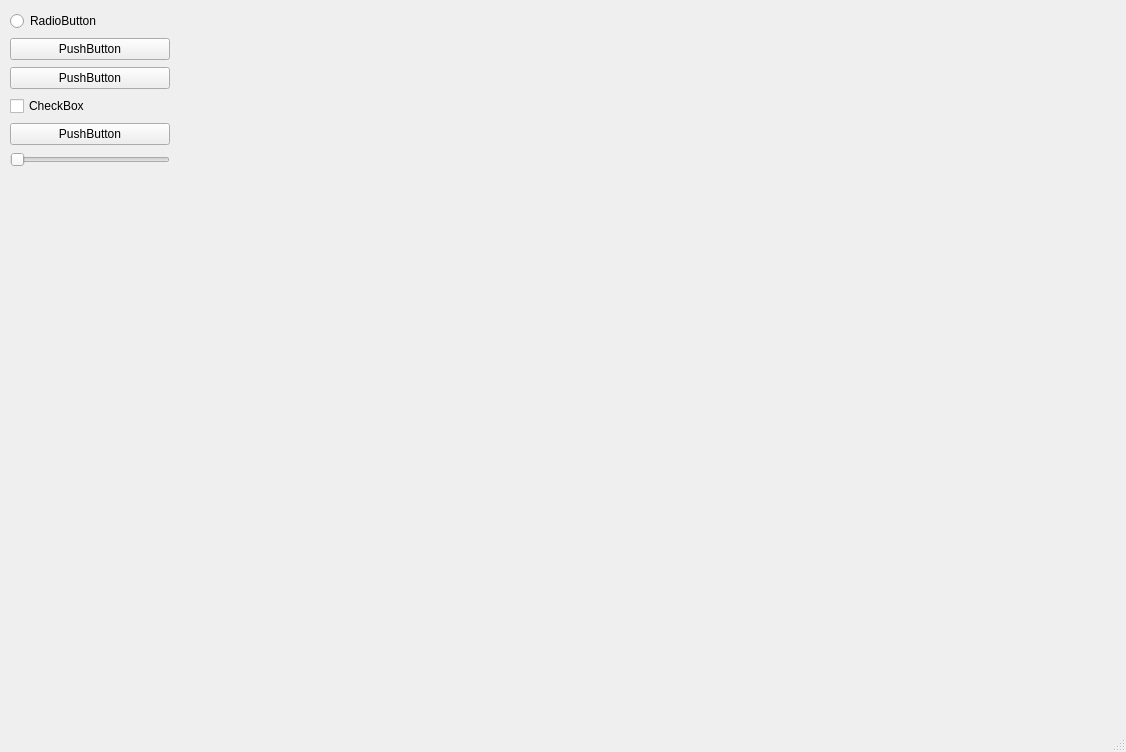
<?xml version="1.0" encoding="UTF-8"?>
<ui version="4.0">
 <class>MainWindow</class>
 <widget class="QMainWindow" name="MainWindow">
  <property name="geometry">
   <rect>
    <x>0</x>
    <y>0</y>
    <width>1126</width>
    <height>752</height>
   </rect>
  </property>
  <property name="windowTitle">
   <string>MainWindow</string>
  </property>
  <widget class="QWidget" name="centralwidget">
   <widget class="QWidget" name="horizontalLayoutWidget">
    <property name="geometry">
     <rect>
      <x>0</x>
      <y>0</y>
      <width>1111</width>
      <height>701</height>
     </rect>
    </property>
    <layout class="QHBoxLayout" name="horizontalLayout">
     <property name="spacing">
      <number>6</number>
     </property>
     <item>
      <widget class="QWidget" name="widget" native="true">
       <property name="sizePolicy">
        <sizepolicy hsizetype="Preferred" vsizetype="Expanding">
         <horstretch>1</horstretch>
         <verstretch>0</verstretch>
        </sizepolicy>
       </property>
       <property name="minimumSize">
        <size>
         <width>200</width>
         <height>0</height>
        </size>
       </property>
       <widget class="QWidget" name="verticalLayoutWidget">
        <property name="geometry">
         <rect>
          <x>10</x>
          <y>10</y>
          <width>160</width>
          <height>158</height>
         </rect>
        </property>
        <layout class="QVBoxLayout" name="verticalLayout">
         <item>
          <widget class="QRadioButton" name="radioButton">
           <property name="text">
            <string>RadioButton</string>
           </property>
          </widget>
         </item>
         <item>
          <widget class="QPushButton" name="pushButton">
           <property name="text">
            <string>PushButton</string>
           </property>
          </widget>
         </item>
         <item>
          <widget class="QPushButton" name="pushButton_3">
           <property name="text">
            <string>PushButton</string>
           </property>
          </widget>
         </item>
         <item>
          <widget class="QCheckBox" name="checkBox">
           <property name="text">
            <string>CheckBox</string>
           </property>
          </widget>
         </item>
         <item>
          <widget class="QPushButton" name="pushButton_2">
           <property name="text">
            <string>PushButton</string>
           </property>
          </widget>
         </item>
         <item>
          <widget class="QSlider" name="horizontalSlider">
           <property name="orientation">
            <enum>Qt::Horizontal</enum>
           </property>
          </widget>
         </item>
        </layout>
       </widget>
      </widget>
     </item>
     <item>
      <widget class="QVTKOpenGLNativeWidget" name="vtkWidget" native="true">
       <property name="sizePolicy">
        <sizepolicy hsizetype="Preferred" vsizetype="Expanding">
         <horstretch>4</horstretch>
         <verstretch>0</verstretch>
        </sizepolicy>
       </property>
      </widget>
     </item>
    </layout>
   </widget>
  </widget>
  <widget class="QMenuBar" name="menubar">
   <property name="geometry">
    <rect>
     <x>0</x>
     <y>0</y>
     <width>1126</width>
     <height>20</height>
    </rect>
   </property>
  </widget>
  <widget class="QStatusBar" name="statusbar"/>
 </widget>
 <customwidgets>
  <customwidget>
   <class>QVTKOpenGLNativeWidget</class>
   <extends>QWidget</extends>
   <header>QVTKOpenGLNativeWidget.h</header>
   <container>1</container>
  </customwidget>
 </customwidgets>
 <resources/>
 <connections/>
</ui>
